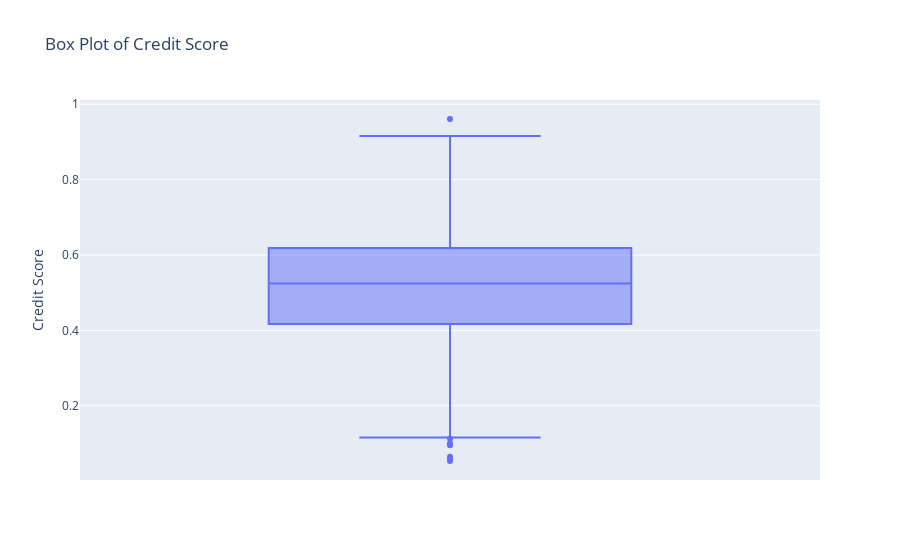

Notebook code cell kept with this figure:
### Markdown cell above
Now, let's build box plots for these columns to better understand their distributions and detect potential **outliers**.

### Code cell
import plotly.express as px
fig = px.box(cic['CREDIT_SCORE'], y="CREDIT_SCORE", title="Box Plot of Credit Score")
fig.update_layout(yaxis_title='Credit Score')
fig.show()

### Figure 1 — Plotly figure (JSON) as saved in the notebook; plotly's stock layout.template omitted (floating-point values rounded to 4 significant figures; data arrays with more than 128 entries replaced by an {"elided": "..."} marker saying what was removed)
{"data": [{"alignmentgroup": "True", "hovertemplate": "CREDIT_SCORE=%{y}<extra></extra>", "legendgroup": "", "marker": {"color": "#636efa"}, "name": "", "notched": false, "offsetgroup": "", "orientation": "v", "showlegend": false, "type": "box", "x0": " ", "xaxis": "x", "y": {"elided": "9900 float values"}, "y0": " ", "yaxis": "y"}], "layout": {"boxmode": "group", "legend": {"tracegroupgap": 0}, "title": {"text": "Box Plot of Credit Score"}, "xaxis": {"anchor": "y", "domain": [0, 1]}, "yaxis": {"anchor": "x", "domain": [0, 1], "title": {"text": "Credit Score"}}}}
